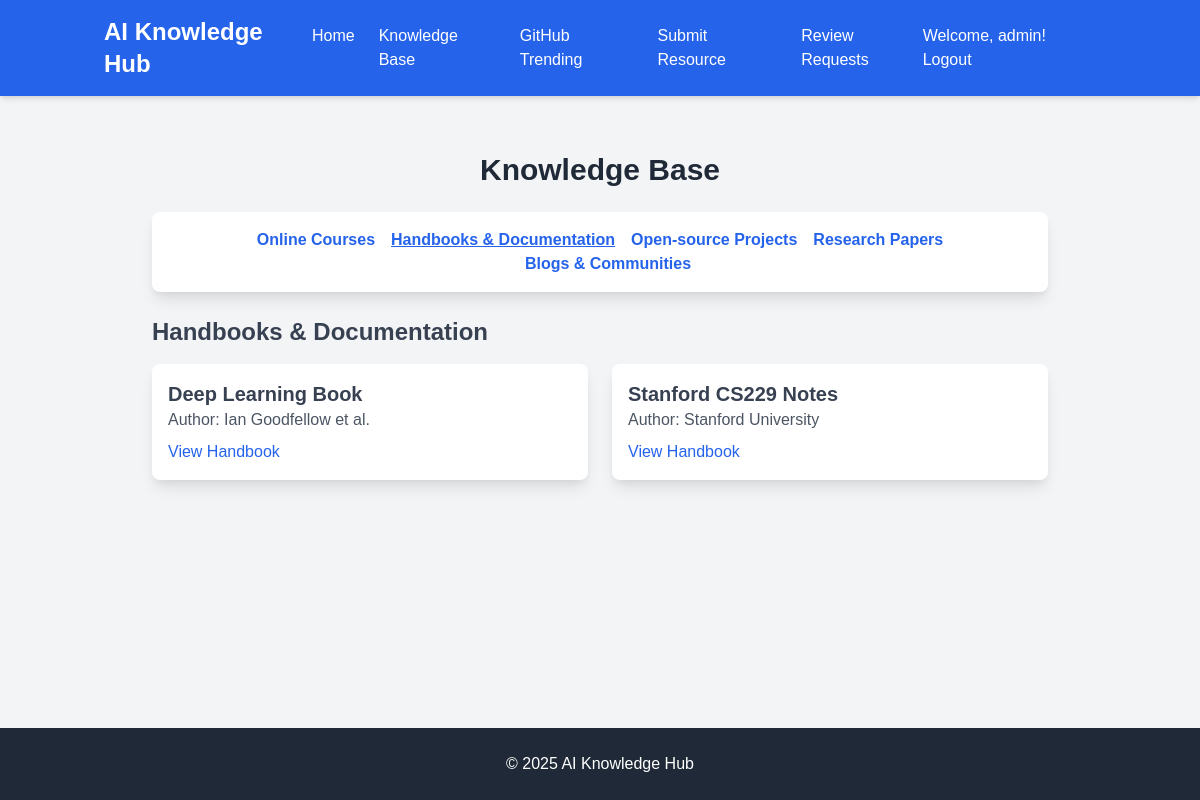
/knowledge-base?tab=handbooks (signed in), run on the app's committed database.
### models.py (models this page shows, shortened)
class User(UserMixin, db.Model):
    id = db.Column(db.Integer, primary_key=True)
    username = db.Column(db.String(80), unique=True, nullable=False)
    email = db.Column(db.String(120), unique=True, nullable=False)
    password_hash = db.Column(db.String(128))
    is_admin = db.Column(db.Boolean, default=False)
    created_at = db.Column(db.DateTime, default=datetime.utcnow)

class Handbook(db.Model):
    id = db.Column(db.Integer, primary_key=True)
    title = db.Column(db.String(200), nullable=False)
    url = db.Column(db.String(500), nullable=False)
    author = db.Column(db.String(200))
    description = db.Column(db.Text)
    created_at = db.Column(db.DateTime, default=datetime.utcnow)

### app.py (the view)
@app.route('/knowledge-base')
@login_required
def knowledge_base():
    active_tab = request.args.get('tab', 'courses')
    categories = {
        "courses": Course.query.all(),
        "handbooks": Handbook.query.all(),
        "github_projects": GitHubProject.query.all(),
        "research_papers": ResearchPaper.query.all(),
        "blogs": Blog.query.all()
    }
    return render_template('knowledge_base.html', categories=categories, active_tab=active_tab)

### app.py (called while the page is built)
@login_manager.user_loader
def load_user(user_id):
    return User.query.get(int(user_id))

def login_required(f):
    @wraps(f)
    def decorated_function(*args, **kwargs):
        if 'user_id' not in session:
            return redirect(url_for('login'))
        return f(*args, **kwargs)
    return decorated_function

### templates/knowledge_base.html (shortened to what this page needs)
{% extends "base.html" %}
{% block content %}
<div class="text-center py-6">
    <h1 class="text-3xl font-bold text-gray-800">Knowledge Base</h1>
</div>
<nav class="bg-white shadow-lg p-4 rounded-lg max-w-4xl mx-auto mb-6">
    <ul class="flex flex-wrap justify-center space-x-4 text-blue-600 font-semibold">
        <li><a href="{{ url_for('knowledge_base', tab='courses') }}" class="{% if active_tab == 'courses' %}underline{% endif %}">Online Courses</a></li>
        <li><a href="{{ url_for('knowledge_base', tab='handbooks') }}" class="{% if active_tab == 'handbooks' %}underline{% endif %}">Handbooks & Documentation</a></li>
        <li><a href="{{ url_for('knowledge_base', tab='github_projects') }}" class="{% if active_tab == 'github_projects' %}underline{% endif %}">Open-source Projects</a></li>
        <li><a href="{{ url_for('knowledge_base', tab='research_papers') }}" class="{% if active_tab == 'research_papers' %}underline{% endif %}">Research Papers</a></li>
        <li><a href="{{ url_for('knowledge_base', tab='blogs') }}" class="{% if active_tab == 'blogs' %}underline{% endif %}">Blogs & Communities</a></li>
    </ul>
</nav>
<section class="max-w-4xl mx-auto">
    {% if active_tab == 'courses' %}
        <h2 class="text-2xl font-semibold text-gray-700">Online Courses</h2>
        <div class="grid grid-cols-1 md:grid-cols-2 gap-6 mt-4">
            {% for course in categories.courses %}
                <div class="bg-white p-4 shadow-lg rounded-lg">
                    <h3 class="text-xl font-semibold text-gray-700">{{ course.title }}</h3>
                    <p class="text-gray-600">Platform: {{ course.platform }}</p>
                    <p class="mt-2"><a href="{{ course.url }}" class="text-blue-600 hover:underline">View Course</a></p>
                </div>
            {% endfor %}
        </div>
    {% elif active_tab == 'handbooks' %}
        <h2 class="text-2xl font-semibold text-gray-700">Handbooks & Documentation</h2>
        <div class="grid grid-cols-1 md:grid-cols-2 gap-6 mt-4">
            {% for handbook in categories.handbooks %}
                <div class="bg-white p-4 shadow-lg rounded-lg">
                    <h3 class="text-xl font-semibold text-gray-700">{{ handbook.title }}</h3>
                    <p class="text-gray-600">Author: {{ handbook.author }}</p>
                    <p class="mt-2"><a href="{{ handbook.url }}" class="text-blue-600 hover:underline">View Handbook</a></p>
                </div>
            {% endfor %}
        </div>
    {% endif %}
</section>
{% endblock %}

### templates/base.html (shortened to what this page needs)
<!DOCTYPE html>
<html lang="en">
<head>
    <link href="https://cdn.jsdelivr.net/npm/tailwindcss@2.2.19/dist/tailwind.min.css" rel="stylesheet">
</head>
<body class="bg-gray-100 min-h-screen flex flex-col">
    <header class="bg-blue-600 text-white shadow-md">
        <div class="container mx-auto px-4 py-4">
            <div class="flex justify-between items-center">
                <h1 class="text-2xl font-bold">AI Knowledge Hub</h1>
                <nav>
                    <ul class="flex space-x-6">
                        <li><a href="{{ url_for('index') }}" class="hover:text-blue-200 transition-colors">Home</a></li>
                        <li><a href="{{ url_for('knowledge_base') }}" class="hover:text-blue-200 transition-colors">Knowledge Base</a></li>
                        <li><a href="{{ url_for('github_trending') }}" class="hover:text-blue-200 transition-colors">GitHub Trending</a></li>
                        <li><a href="{{ url_for('submit_resource') }}" class="hover:text-blue-200 transition-colors">Submit Resource</a></li>
                        {% if current_user.is_admin %}
                        <li><a href="{{ url_for('review_requests') }}" class="hover:text-blue-200 transition-colors">Review Requests</a></li>
                        {% endif %}
                    </ul>
                </nav>
                <div class="user-info">
                    {% if session.get('user_id') %}
                        Welcome, {{ session.get('username') }}!
                        <a href="{{ url_for('logout') }}" class="hover:text-blue-200 transition-colors">Logout</a>
                    {% else %}
                        <a href="{{ url_for('login') }}" class="hover:text-blue-200 transition-colors">Login</a>
                        <a href="{{ url_for('register') }}" class="hover:text-blue-200 transition-colors">Register</a>
                    {% endif %}
                </div>
            </div>
        </div>
    </header>
    <main class="container mx-auto px-4 py-8 flex-grow">
        {% block content %}{% endblock %}
    </main>
    <footer class="bg-gray-800 text-white py-6">
        <div class="container mx-auto px-4 text-center">
            <p>&copy; 2025 AI Knowledge Hub</p>
        </div>
    </footer>
</body>
</html>

### templates/base.html (style rules this page uses)
body { font-family: Arial, sans-serif; margin: 0; padding: 0; }
.user-info { float: right; }
.user-info a { color: white; }

### data on the page
User: get "admin"
Handbook: title "Deep Learning Book", author "Ian Goodfellow et al."
Handbook: title "Stanford CS229 Notes", author "Stanford University"
